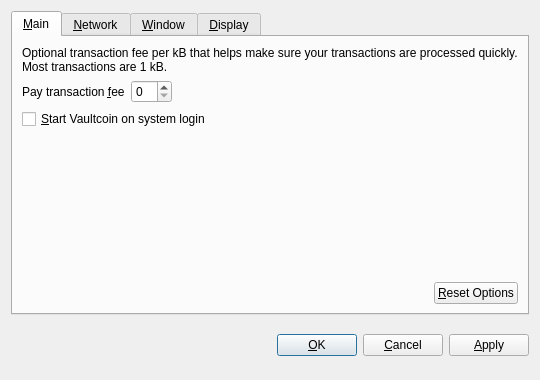
<?xml version="1.0" encoding="UTF-8"?>
<ui version="4.0">
 <class>OptionsDialog</class>
 <widget class="QDialog" name="OptionsDialog">
  <property name="geometry">
   <rect>
    <x>0</x>
    <y>0</y>
    <width>540</width>
    <height>380</height>
   </rect>
  </property>
  <property name="windowTitle">
   <string>Options</string>
  </property>
  <property name="modal">
   <bool>true</bool>
  </property>
  <layout class="QVBoxLayout" name="verticalLayout">
   <item>
    <widget class="QTabWidget" name="tabWidget">
     <property name="tabPosition">
      <enum>QTabWidget::North</enum>
     </property>
     <property name="currentIndex">
      <number>0</number>
     </property>
     <widget class="QWidget" name="tabMain">
      <attribute name="title">
       <string>&amp;Main</string>
      </attribute>
      <layout class="QVBoxLayout" name="verticalLayout_Main">
       <item>
        <widget class="QLabel" name="transactionFeeInfoLabel">
         <property name="text">
          <string>Optional transaction fee per kB that helps make sure your transactions are processed quickly. Most transactions are 1 kB.</string>
         </property>
         <property name="textFormat">
          <enum>Qt::PlainText</enum>
         </property>
         <property name="wordWrap">
          <bool>true</bool>
         </property>
        </widget>
       </item>
       <item>
        <layout class="QHBoxLayout" name="horizontalLayout_1_Main">
         <item>
          <widget class="QLabel" name="transactionFeeLabel">
           <property name="text">
            <string>Pay transaction &amp;fee</string>
           </property>
           <property name="textFormat">
            <enum>Qt::PlainText</enum>
           </property>
           <property name="buddy">
            <cstring>transactionFee</cstring>
           </property>
          </widget>
         </item>
         <item>
          <widget class="BitcoinAmountField" name="transactionFee"/>
         </item>
         <item>
          <spacer name="horizontalSpacer_1_Main">
           <property name="orientation">
            <enum>Qt::Horizontal</enum>
           </property>
           <property name="sizeHint" stdset="0">
            <size>
             <width>40</width>
             <height>20</height>
            </size>
           </property>
          </spacer>
         </item>
        </layout>
       </item>
       <item>
        <widget class="QCheckBox" name="bitcoinAtStartup">
         <property name="toolTip">
          <string>Automatically start Vaultcoin after logging in to the system.</string>
         </property>
         <property name="text">
          <string>&amp;Start Vaultcoin on system login</string>
         </property>
        </widget>
       </item>
       <item>
        <spacer name="verticalSpacer_Main">
         <property name="orientation">
          <enum>Qt::Vertical</enum>
         </property>
         <property name="sizeHint" stdset="0">
          <size>
           <width>20</width>
           <height>40</height>
          </size>
         </property>
        </spacer>
       </item>
       <item>
        <layout class="QHBoxLayout" name="horizontalLayout_2_Main">
         <item>
          <spacer name="horizontalSpacer_2_Main">
           <property name="orientation">
            <enum>Qt::Horizontal</enum>
           </property>
           <property name="sizeHint" stdset="0">
            <size>
             <width>40</width>
             <height>20</height>
            </size>
           </property>
          </spacer>
         </item>
         <item>
          <widget class="QPushButton" name="resetButton">
           <property name="toolTip">
            <string>Reset all client options to default.</string>
           </property>
           <property name="text">
            <string>&amp;Reset Options</string>
           </property>
           <property name="autoDefault">
            <bool>false</bool>
           </property>
          </widget>
         </item>
        </layout>
       </item>
      </layout>
     </widget>
     <widget class="QWidget" name="tabNetwork">
      <attribute name="title">
       <string>&amp;Network</string>
      </attribute>
      <layout class="QVBoxLayout" name="verticalLayout_Network">
       <item>
        <widget class="QCheckBox" name="mapPortUpnp">
         <property name="toolTip">
          <string>Automatically open the Vaultcoin client port on the router. This only works when your router supports UPnP and it is enabled.</string>
         </property>
         <property name="text">
          <string>Map port using &amp;UPnP</string>
         </property>
        </widget>
       </item>
       <item>
        <widget class="QCheckBox" name="connectSocks">
         <property name="toolTip">
          <string>Connect to the Vaultcoin network through a SOCKS proxy (e.g. when connecting through Tor).</string>
         </property>
         <property name="text">
          <string>&amp;Connect through SOCKS proxy:</string>
         </property>
        </widget>
       </item>
       <item>
        <layout class="QHBoxLayout" name="horizontalLayout_Network">
         <item>
          <widget class="QLabel" name="proxyIpLabel">
           <property name="text">
            <string>Proxy &amp;IP:</string>
           </property>
           <property name="textFormat">
            <enum>Qt::PlainText</enum>
           </property>
           <property name="buddy">
            <cstring>proxyIp</cstring>
           </property>
          </widget>
         </item>
         <item>
          <widget class="QValidatedLineEdit" name="proxyIp">
           <property name="maximumSize">
            <size>
             <width>140</width>
             <height>16777215</height>
            </size>
           </property>
           <property name="toolTip">
            <string>IP address of the proxy (e.g. 127.0.0.1)</string>
           </property>
          </widget>
         </item>
         <item>
          <widget class="QLabel" name="proxyPortLabel">
           <property name="text">
            <string>&amp;Port:</string>
           </property>
           <property name="textFormat">
            <enum>Qt::PlainText</enum>
           </property>
           <property name="buddy">
            <cstring>proxyPort</cstring>
           </property>
          </widget>
         </item>
         <item>
          <widget class="QLineEdit" name="proxyPort">
           <property name="maximumSize">
            <size>
             <width>55</width>
             <height>16777215</height>
            </size>
           </property>
           <property name="toolTip">
            <string>Port of the proxy (e.g. 9050)</string>
           </property>
          </widget>
         </item>
         <item>
          <widget class="QLabel" name="socksVersionLabel">
           <property name="text">
            <string>SOCKS &amp;Version:</string>
           </property>
           <property name="textFormat">
            <enum>Qt::PlainText</enum>
           </property>
           <property name="buddy">
            <cstring>socksVersion</cstring>
           </property>
          </widget>
         </item>
         <item>
          <widget class="QValueComboBox" name="socksVersion">
           <property name="toolTip">
            <string>SOCKS version of the proxy (e.g. 5)</string>
           </property>
          </widget>
         </item>
         <item>
          <spacer name="horizontalSpacer_Network">
           <property name="orientation">
            <enum>Qt::Horizontal</enum>
           </property>
           <property name="sizeHint" stdset="0">
            <size>
             <width>40</width>
             <height>20</height>
            </size>
           </property>
          </spacer>
         </item>
        </layout>
       </item>
       <item>
        <spacer name="verticalSpacer_Network">
         <property name="orientation">
          <enum>Qt::Vertical</enum>
         </property>
         <property name="sizeHint" stdset="0">
          <size>
           <width>20</width>
           <height>40</height>
          </size>
         </property>
        </spacer>
       </item>
      </layout>
     </widget>
     <widget class="QWidget" name="tabWindow">
      <attribute name="title">
       <string>&amp;Window</string>
      </attribute>
      <layout class="QVBoxLayout" name="verticalLayout_Window">
       <item>
        <widget class="QCheckBox" name="minimizeToTray">
         <property name="toolTip">
          <string>Show only a tray icon after minimizing the window.</string>
         </property>
         <property name="text">
          <string>&amp;Minimize to the tray instead of the taskbar</string>
         </property>
        </widget>
       </item>
       <item>
        <widget class="QCheckBox" name="minimizeOnClose">
         <property name="toolTip">
          <string>Minimize instead of exit the application when the window is closed. When this option is enabled, the application will be closed only after selecting Quit in the menu.</string>
         </property>
         <property name="text">
          <string>M&amp;inimize on close</string>
         </property>
        </widget>
       </item>
       <item>
        <spacer name="verticalSpacer_Window">
         <property name="orientation">
          <enum>Qt::Vertical</enum>
         </property>
         <property name="sizeHint" stdset="0">
          <size>
           <width>20</width>
           <height>40</height>
          </size>
         </property>
        </spacer>
       </item>
      </layout>
     </widget>
     <widget class="QWidget" name="tabDisplay">
      <attribute name="title">
       <string>&amp;Display</string>
      </attribute>
      <layout class="QVBoxLayout" name="verticalLayout_Display">
       <item>
        <layout class="QHBoxLayout" name="horizontalLayout_1_Display">
         <item>
          <widget class="QLabel" name="langLabel">
           <property name="text">
            <string>User Interface &amp;language:</string>
           </property>
           <property name="textFormat">
            <enum>Qt::PlainText</enum>
           </property>
           <property name="buddy">
            <cstring>lang</cstring>
           </property>
          </widget>
         </item>
         <item>
          <widget class="QValueComboBox" name="lang">
           <property name="toolTip">
            <string>The user interface language can be set here. This setting will take effect after restarting Vaultcoin.</string>
           </property>
          </widget>
         </item>
        </layout>
       </item>
       <item>
        <layout class="QHBoxLayout" name="horizontalLayout_2_Display">
         <item>
          <widget class="QLabel" name="unitLabel">
           <property name="text">
            <string>&amp;Unit to show amounts in:</string>
           </property>
           <property name="textFormat">
            <enum>Qt::PlainText</enum>
           </property>
           <property name="buddy">
            <cstring>unit</cstring>
           </property>
          </widget>
         </item>
         <item>
          <widget class="QValueComboBox" name="unit">
           <property name="toolTip">
            <string>Choose the default subdivision unit to show in the interface and when sending coins.</string>
           </property>
          </widget>
         </item>
        </layout>
       </item>
       <item>
        <widget class="QCheckBox" name="displayAddresses">
         <property name="toolTip">
          <string>Whether to show Vaultcoin addresses in the transaction list or not.</string>
         </property>
         <property name="text">
          <string>&amp;Display addresses in transaction list</string>
         </property>
        </widget>
       </item>
       <item>
        <widget class="QCheckBox" name="coinControlFeatures">
         <property name="toolTip">
          <string>Whether to show coin control features or not.</string>
         </property>
         <property name="text">
          <string>Display coin &amp;control features (experts only!)</string>
         </property>
        </widget>
       </item>
       <item>
        <spacer name="verticalSpacer_Display">
         <property name="orientation">
          <enum>Qt::Vertical</enum>
         </property>
         <property name="sizeHint" stdset="0">
          <size>
           <width>20</width>
           <height>40</height>
          </size>
         </property>
        </spacer>
       </item>
      </layout>
     </widget>
    </widget>
   </item>
   <item>
    <layout class="QHBoxLayout" name="horizontalLayout_Buttons">
     <item>
      <spacer name="horizontalSpacer_1">
       <property name="orientation">
        <enum>Qt::Horizontal</enum>
       </property>
       <property name="sizeHint" stdset="0">
        <size>
         <width>40</width>
         <height>48</height>
        </size>
       </property>
      </spacer>
     </item>
     <item>
      <widget class="QLabel" name="statusLabel">
       <property name="font">
        <font>
         <weight>75</weight>
         <bold>true</bold>
        </font>
       </property>
       <property name="text">
        <string/>
       </property>
       <property name="textFormat">
        <enum>Qt::PlainText</enum>
       </property>
       <property name="wordWrap">
        <bool>true</bool>
       </property>
      </widget>
     </item>
     <item>
      <spacer name="horizontalSpacer_2">
       <property name="orientation">
        <enum>Qt::Horizontal</enum>
       </property>
       <property name="sizeHint" stdset="0">
        <size>
         <width>40</width>
         <height>48</height>
        </size>
       </property>
      </spacer>
     </item>
     <item>
      <widget class="QPushButton" name="okButton">
       <property name="text">
        <string>&amp;OK</string>
       </property>
      </widget>
     </item>
     <item>
      <widget class="QPushButton" name="cancelButton">
       <property name="text">
        <string>&amp;Cancel</string>
       </property>
       <property name="autoDefault">
        <bool>false</bool>
       </property>
      </widget>
     </item>
     <item>
      <widget class="QPushButton" name="applyButton">
       <property name="text">
        <string>&amp;Apply</string>
       </property>
       <property name="autoDefault">
        <bool>false</bool>
       </property>
      </widget>
     </item>
    </layout>
   </item>
  </layout>
 </widget>
 <customwidgets>
  <customwidget>
   <class>BitcoinAmountField</class>
   <extends>QSpinBox</extends>
   <header>bitcoinamountfield.h</header>
  </customwidget>
  <customwidget>
   <class>QValueComboBox</class>
   <extends>QComboBox</extends>
   <header>qvaluecombobox.h</header>
  </customwidget>
  <customwidget>
   <class>QValidatedLineEdit</class>
   <extends>QLineEdit</extends>
   <header>qvalidatedlineedit.h</header>
  </customwidget>
 </customwidgets>
 <resources/>
 <connections/>
</ui>
